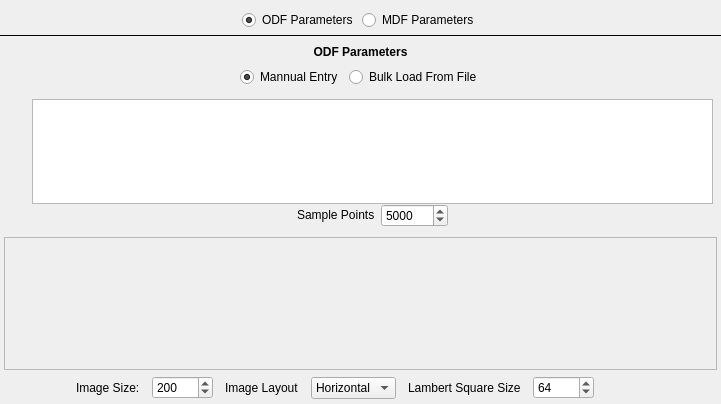
<?xml version="1.0" encoding="UTF-8"?>
<ui version="4.0">
 <class>StatsGenAxisODFWidget</class>
 <widget class="QWidget" name="StatsGenAxisODFWidget">
  <property name="geometry">
   <rect>
    <x>0</x>
    <y>0</y>
    <width>721</width>
    <height>404</height>
   </rect>
  </property>
  <property name="windowTitle">
   <string>Form</string>
  </property>
  <layout class="QGridLayout" name="gridLayout_2">
   <property name="leftMargin">
    <number>0</number>
   </property>
   <property name="topMargin">
    <number>0</number>
   </property>
   <property name="rightMargin">
    <number>0</number>
   </property>
   <property name="bottomMargin">
    <number>0</number>
   </property>
   <property name="spacing">
    <number>4</number>
   </property>
   <item row="1" column="0">
    <layout class="QHBoxLayout" name="horizontalLayout_4">
     <property name="topMargin">
      <number>10</number>
     </property>
     <item>
      <spacer name="horizontalSpacer_5">
       <property name="orientation">
        <enum>Qt::Horizontal</enum>
       </property>
       <property name="sizeHint" stdset="0">
        <size>
         <width>40</width>
         <height>20</height>
        </size>
       </property>
      </spacer>
     </item>
     <item>
      <widget class="QRadioButton" name="m_ODFParametersBtn">
       <property name="text">
        <string>ODF Parameters</string>
       </property>
       <property name="checked">
        <bool>true</bool>
       </property>
      </widget>
     </item>
     <item>
      <widget class="QRadioButton" name="m_MDFParametersBtn">
       <property name="text">
        <string>MDF Parameters</string>
       </property>
      </widget>
     </item>
     <item>
      <spacer name="horizontalSpacer_7">
       <property name="orientation">
        <enum>Qt::Horizontal</enum>
       </property>
       <property name="sizeHint" stdset="0">
        <size>
         <width>40</width>
         <height>20</height>
        </size>
       </property>
      </spacer>
     </item>
    </layout>
   </item>
   <item row="3" column="0" rowspan="2">
    <widget class="QStackedWidget" name="stackedWidget">
     <property name="frameShape">
      <enum>QFrame::NoFrame</enum>
     </property>
     <property name="currentIndex">
      <number>0</number>
     </property>
     <widget class="QWidget" name="page">
      <layout class="QGridLayout" name="gridLayout_5">
       <property name="leftMargin">
        <number>4</number>
       </property>
       <property name="topMargin">
        <number>4</number>
       </property>
       <property name="rightMargin">
        <number>4</number>
       </property>
       <property name="bottomMargin">
        <number>4</number>
       </property>
       <property name="spacing">
        <number>6</number>
       </property>
       <item row="4" column="0" colspan="2">
        <widget class="QScrollArea" name="m_PFScrollArea">
         <property name="sizePolicy">
          <sizepolicy hsizetype="Expanding" vsizetype="Expanding">
           <horstretch>0</horstretch>
           <verstretch>2</verstretch>
          </sizepolicy>
         </property>
         <property name="minimumSize">
          <size>
           <width>0</width>
           <height>0</height>
          </size>
         </property>
         <property name="widgetResizable">
          <bool>true</bool>
         </property>
         <widget class="QWidget" name="scrollAreaWidgetContents">
          <property name="geometry">
           <rect>
            <x>0</x>
            <y>0</y>
            <width>711</width>
            <height>104</height>
           </rect>
          </property>
          <property name="sizePolicy">
           <sizepolicy hsizetype="Preferred" vsizetype="Expanding">
            <horstretch>0</horstretch>
            <verstretch>0</verstretch>
           </sizepolicy>
          </property>
          <property name="maximumSize">
           <size>
            <width>16777215</width>
            <height>16777215</height>
           </size>
          </property>
          <layout class="QHBoxLayout" name="horizontalLayout">
           <property name="spacing">
            <number>4</number>
           </property>
           <property name="leftMargin">
            <number>5</number>
           </property>
           <property name="topMargin">
            <number>5</number>
           </property>
           <property name="rightMargin">
            <number>5</number>
           </property>
           <property name="bottomMargin">
            <number>5</number>
           </property>
           <item>
            <widget class="QLabel" name="m_PoleFigureLabel">
             <property name="sizePolicy">
              <sizepolicy hsizetype="Preferred" vsizetype="Preferred">
               <horstretch>0</horstretch>
               <verstretch>2</verstretch>
              </sizepolicy>
             </property>
             <property name="text">
              <string/>
             </property>
            </widget>
           </item>
          </layout>
         </widget>
        </widget>
       </item>
       <item row="5" column="0" colspan="2">
        <layout class="QGridLayout" name="gridLayout_4">
         <property name="horizontalSpacing">
          <number>12</number>
         </property>
         <item row="0" column="5">
          <widget class="QComboBox" name="imageLayout">
           <property name="currentIndex">
            <number>0</number>
           </property>
           <item>
            <property name="text">
             <string>Horizontal</string>
            </property>
           </item>
           <item>
            <property name="text">
             <string>Vertical</string>
            </property>
           </item>
           <item>
            <property name="text">
             <string>Square</string>
            </property>
           </item>
          </widget>
         </item>
         <item row="0" column="8">
          <spacer name="horizontalSpacer_2">
           <property name="orientation">
            <enum>Qt::Horizontal</enum>
           </property>
           <property name="sizeHint" stdset="0">
            <size>
             <width>40</width>
             <height>20</height>
            </size>
           </property>
          </spacer>
         </item>
         <item row="0" column="0">
          <widget class="SVIconPushButton" name="m_CalculateODFBtn">
           <property name="sizePolicy">
            <sizepolicy hsizetype="Fixed" vsizetype="Fixed">
             <horstretch>0</horstretch>
             <verstretch>0</verstretch>
            </sizepolicy>
           </property>
           <property name="minimumSize">
            <size>
             <width>24</width>
             <height>24</height>
            </size>
           </property>
           <property name="maximumSize">
            <size>
             <width>24</width>
             <height>24</height>
            </size>
           </property>
           <property name="toolTip">
            <string>Refresh Pole Figures</string>
           </property>
           <property name="text">
            <string/>
           </property>
           <property name="icon">
            <iconset resource="../../../../../../ExternalProjects/SIMPL/Resources/SIMPL.qrc">
             <normaloff>:/SIMPL/icons/images/refresh.png</normaloff>:/refresh.png</iconset>
           </property>
           <property name="iconSize">
            <size>
             <width>24</width>
             <height>24</height>
            </size>
           </property>
           <property name="autoDefault">
            <bool>true</bool>
           </property>
           <property name="default">
            <bool>false</bool>
           </property>
           <property name="flat">
            <bool>true</bool>
           </property>
          </widget>
         </item>
         <item row="0" column="2">
          <widget class="QLabel" name="label_5">
           <property name="text">
            <string>Image Size:</string>
           </property>
          </widget>
         </item>
         <item row="0" column="3">
          <widget class="SVSpinBox" name="pfImageSize">
           <property name="toolTip">
            <string>Press the 'Refresh' button after making any edits to this value</string>
           </property>
           <property name="maximum">
            <number>10000</number>
           </property>
           <property name="value">
            <number>200</number>
           </property>
          </widget>
         </item>
         <item row="0" column="4">
          <widget class="QLabel" name="label_8">
           <property name="toolTip">
            <string>Controls the size of the Modified Lambert Square that is used for interpolation of the angular data during the stereographic project generation. You should leave this at the default unless you really understand what you are doing.</string>
           </property>
           <property name="text">
            <string>Image Layout</string>
           </property>
          </widget>
         </item>
         <item row="0" column="6">
          <widget class="QLabel" name="pfLambertLabel">
           <property name="toolTip">
            <string>Controls the size of the Modified Lambert Square that is used for interpolation of the angular data during the stereographic project generation. You should leave this at the default unless you really understand what you are doing.</string>
           </property>
           <property name="text">
            <string>Lambert Square Size</string>
           </property>
          </widget>
         </item>
         <item row="0" column="7">
          <widget class="SVSpinBox" name="pfLambertSize">
           <property name="maximum">
            <number>10000</number>
           </property>
           <property name="value">
            <number>64</number>
           </property>
          </widget>
         </item>
         <item row="0" column="1">
          <widget class="SVIconPushButton" name="savePoleFigureImage">
           <property name="sizePolicy">
            <sizepolicy hsizetype="Fixed" vsizetype="Fixed">
             <horstretch>0</horstretch>
             <verstretch>0</verstretch>
            </sizepolicy>
           </property>
           <property name="minimumSize">
            <size>
             <width>24</width>
             <height>24</height>
            </size>
           </property>
           <property name="maximumSize">
            <size>
             <width>24</width>
             <height>24</height>
            </size>
           </property>
           <property name="toolTip">
            <string>Save Pole Figure</string>
           </property>
           <property name="text">
            <string/>
           </property>
           <property name="icon">
            <iconset resource="../../../../../../ExternalProjects/SIMPL/Resources/SIMPL.qrc">
             <normaloff>:/SIMPL/icons/images/data-transfer-download.png</normaloff>:/data-transfer-download.png</iconset>
           </property>
           <property name="iconSize">
            <size>
             <width>24</width>
             <height>24</height>
            </size>
           </property>
           <property name="flat">
            <bool>true</bool>
           </property>
          </widget>
         </item>
        </layout>
       </item>
       <item row="0" column="0" colspan="2">
        <widget class="QLabel" name="label_2">
         <property name="font">
          <font>
           <weight>75</weight>
           <bold>true</bold>
          </font>
         </property>
         <property name="text">
          <string>ODF Parameters</string>
         </property>
         <property name="alignment">
          <set>Qt::AlignCenter</set>
         </property>
        </widget>
       </item>
       <item row="2" column="0" colspan="2">
        <layout class="QHBoxLayout" name="horizontalLayout_7">
         <property name="leftMargin">
          <number>2</number>
         </property>
         <property name="topMargin">
          <number>2</number>
         </property>
         <property name="rightMargin">
          <number>2</number>
         </property>
         <property name="bottomMargin">
          <number>2</number>
         </property>
         <item>
          <spacer name="horizontalSpacer_6">
           <property name="orientation">
            <enum>Qt::Horizontal</enum>
           </property>
           <property name="sizeHint" stdset="0">
            <size>
             <width>40</width>
             <height>20</height>
            </size>
           </property>
          </spacer>
         </item>
         <item>
          <widget class="QRadioButton" name="m_WeightSpreads">
           <property name="text">
            <string>Mannual Entry</string>
           </property>
           <property name="checked">
            <bool>true</bool>
           </property>
          </widget>
         </item>
         <item>
          <widget class="QRadioButton" name="m_WeightSpreadsBulkLoad">
           <property name="text">
            <string>Bulk Load From File</string>
           </property>
          </widget>
         </item>
         <item>
          <spacer name="horizontalSpacer_9">
           <property name="orientation">
            <enum>Qt::Horizontal</enum>
           </property>
           <property name="sizeHint" stdset="0">
            <size>
             <width>40</width>
             <height>20</height>
            </size>
           </property>
          </spacer>
         </item>
        </layout>
       </item>
       <item row="3" column="0" colspan="2">
        <widget class="QStackedWidget" name="m_WeightSpreadsStackedWidget">
         <property name="sizePolicy">
          <sizepolicy hsizetype="Preferred" vsizetype="Preferred">
           <horstretch>0</horstretch>
           <verstretch>1</verstretch>
          </sizepolicy>
         </property>
         <property name="frameShape">
          <enum>QFrame::NoFrame</enum>
         </property>
         <property name="currentIndex">
          <number>0</number>
         </property>
         <widget class="QWidget" name="weightsSpreadPage">
          <layout class="QGridLayout" name="gridLayout">
           <property name="leftMargin">
            <number>4</number>
           </property>
           <property name="topMargin">
            <number>4</number>
           </property>
           <property name="rightMargin">
            <number>4</number>
           </property>
           <property name="bottomMargin">
            <number>4</number>
           </property>
           <property name="spacing">
            <number>0</number>
           </property>
           <item row="1" column="1">
            <widget class="QTableView" name="m_ODFTableView">
             <property name="sizePolicy">
              <sizepolicy hsizetype="Expanding" vsizetype="Expanding">
               <horstretch>0</horstretch>
               <verstretch>2</verstretch>
              </sizepolicy>
             </property>
             <property name="minimumSize">
              <size>
               <width>0</width>
               <height>0</height>
              </size>
             </property>
             <property name="maximumSize">
              <size>
               <width>16777215</width>
               <height>16777215</height>
              </size>
             </property>
             <property name="toolTip">
              <string>&lt;html&gt;&lt;head/&gt;&lt;body&gt;&lt;p&gt;By default if no custom rows are entered then a completely random ODF will be generated. Adding rows to this table results in those texture values being integrated into the random ODF data.&lt;/p&gt;&lt;/body&gt;&lt;/html&gt;</string>
             </property>
             <attribute name="horizontalHeaderDefaultSectionSize">
              <number>60</number>
             </attribute>
            </widget>
           </item>
           <item row="2" column="1">
            <layout class="QHBoxLayout" name="horizontalLayout_2">
             <property name="spacing">
              <number>6</number>
             </property>
             <property name="topMargin">
              <number>0</number>
             </property>
             <item>
              <spacer name="horizontalSpacer_4">
               <property name="orientation">
                <enum>Qt::Horizontal</enum>
               </property>
               <property name="sizeHint" stdset="0">
                <size>
                 <width>40</width>
                 <height>20</height>
                </size>
               </property>
              </spacer>
             </item>
             <item>
              <widget class="QLabel" name="label_7">
               <property name="sizePolicy">
                <sizepolicy hsizetype="Preferred" vsizetype="Maximum">
                 <horstretch>0</horstretch>
                 <verstretch>0</verstretch>
                </sizepolicy>
               </property>
               <property name="text">
                <string>Sample Points</string>
               </property>
              </widget>
             </item>
             <item>
              <widget class="SVSpinBox" name="pfSamplePoints">
               <property name="sizePolicy">
                <sizepolicy hsizetype="Preferred" vsizetype="Maximum">
                 <horstretch>0</horstretch>
                 <verstretch>0</verstretch>
                </sizepolicy>
               </property>
               <property name="maximum">
                <number>1000000</number>
               </property>
               <property name="value">
                <number>5000</number>
               </property>
              </widget>
             </item>
             <item>
              <spacer name="horizontalSpacer_3">
               <property name="orientation">
                <enum>Qt::Horizontal</enum>
               </property>
               <property name="sizeType">
                <enum>QSizePolicy::Expanding</enum>
               </property>
               <property name="sizeHint" stdset="0">
                <size>
                 <width>40</width>
                 <height>20</height>
                </size>
               </property>
              </spacer>
             </item>
            </layout>
           </item>
           <item row="1" column="0" rowspan="2">
            <layout class="QVBoxLayout" name="verticalLayout">
             <property name="spacing">
              <number>12</number>
             </property>
             <property name="leftMargin">
              <number>0</number>
             </property>
             <item>
              <widget class="SVIconPushButton" name="addODFTextureBtn">
               <property name="sizePolicy">
                <sizepolicy hsizetype="Fixed" vsizetype="Fixed">
                 <horstretch>0</horstretch>
                 <verstretch>0</verstretch>
                </sizepolicy>
               </property>
               <property name="minimumSize">
                <size>
                 <width>24</width>
                 <height>24</height>
                </size>
               </property>
               <property name="maximumSize">
                <size>
                 <width>24</width>
                 <height>24</height>
                </size>
               </property>
               <property name="toolTip">
                <string>Add Weight Value</string>
               </property>
               <property name="text">
                <string/>
               </property>
               <property name="icon">
                <iconset resource="../../../../../../ExternalProjects/SIMPL/Resources/SIMPL.qrc">
                 <normaloff>:/SIMPL/icons/images/add.png</normaloff>:/add.png</iconset>
               </property>
               <property name="iconSize">
                <size>
                 <width>24</width>
                 <height>24</height>
                </size>
               </property>
               <property name="flat">
                <bool>true</bool>
               </property>
              </widget>
             </item>
             <item>
              <widget class="SVIconPushButton" name="deleteODFTextureBtn">
               <property name="sizePolicy">
                <sizepolicy hsizetype="Fixed" vsizetype="Fixed">
                 <horstretch>0</horstretch>
                 <verstretch>0</verstretch>
                </sizepolicy>
               </property>
               <property name="minimumSize">
                <size>
                 <width>24</width>
                 <height>24</height>
                </size>
               </property>
               <property name="maximumSize">
                <size>
                 <width>24</width>
                 <height>24</height>
                </size>
               </property>
               <property name="toolTip">
                <string>Delete Weight Value</string>
               </property>
               <property name="text">
                <string/>
               </property>
               <property name="icon">
                <iconset resource="../../../../../../ExternalProjects/SIMPL/Resources/SIMPL.qrc">
                 <normaloff>:/SIMPL/icons/images/delete_plain.png</normaloff>:/delete_plain.png</iconset>
               </property>
               <property name="iconSize">
                <size>
                 <width>24</width>
                 <height>24</height>
                </size>
               </property>
               <property name="flat">
                <bool>true</bool>
               </property>
              </widget>
             </item>
             <item>
              <spacer name="verticalSpacer">
               <property name="orientation">
                <enum>Qt::Vertical</enum>
               </property>
               <property name="sizeHint" stdset="0">
                <size>
                 <width>20</width>
                 <height>40</height>
                </size>
               </property>
              </spacer>
             </item>
            </layout>
           </item>
          </layout>
         </widget>
         <widget class="QWidget" name="weightSpreadBulkPage">
          <layout class="QGridLayout" name="gridLayout_3">
           <property name="leftMargin">
            <number>4</number>
           </property>
           <property name="topMargin">
            <number>4</number>
           </property>
           <property name="rightMargin">
            <number>4</number>
           </property>
           <property name="bottomMargin">
            <number>4</number>
           </property>
           <property name="spacing">
            <number>5</number>
           </property>
           <item row="2" column="0">
            <widget class="QLabel" name="label_3">
             <property name="text">
              <string>Angle Representation</string>
             </property>
            </widget>
           </item>
           <item row="1" column="0">
            <widget class="QCheckBox" name="anglesInDegrees">
             <property name="text">
              <string>Values are in Degrees</string>
             </property>
            </widget>
           </item>
           <item row="3" column="0">
            <widget class="QLabel" name="label_4">
             <property name="text">
              <string>Value Delimiter</string>
             </property>
            </widget>
           </item>
           <item row="3" column="1">
            <widget class="QComboBox" name="delimiter">
             <item>
              <property name="text">
               <string>Space</string>
              </property>
             </item>
             <item>
              <property name="text">
               <string>Tab</string>
              </property>
             </item>
             <item>
              <property name="text">
               <string>,</string>
              </property>
             </item>
             <item>
              <property name="text">
               <string>;</string>
              </property>
             </item>
            </widget>
           </item>
           <item row="2" column="1">
            <widget class="QComboBox" name="angleRepresentation">
             <item>
              <property name="text">
               <string>Euler</string>
              </property>
             </item>
             <item>
              <property name="text">
               <string>Quaternion</string>
              </property>
             </item>
             <item>
              <property name="text">
               <string>Rodriguez</string>
              </property>
             </item>
            </widget>
           </item>
           <item row="0" column="0" colspan="2">
            <layout class="QHBoxLayout" name="horizontalLayout_3">
             <item>
              <widget class="QLabel" name="label">
               <property name="text">
                <string>Input File:</string>
               </property>
              </widget>
             </item>
             <item>
              <widget class="QtSFSDropLineEdit" name="angleFilePath"/>
             </item>
             <item>
              <widget class="QPushButton" name="selectAnglesFile">
               <property name="sizePolicy">
                <sizepolicy hsizetype="Maximum" vsizetype="Fixed">
                 <horstretch>0</horstretch>
                 <verstretch>0</verstretch>
                </sizepolicy>
               </property>
               <property name="text">
                <string>Select...</string>
               </property>
              </widget>
             </item>
            </layout>
           </item>
           <item row="4" column="0" colspan="2">
            <layout class="QHBoxLayout" name="horizontalLayout_6">
             <property name="topMargin">
              <number>0</number>
             </property>
             <item>
              <spacer name="horizontalSpacer">
               <property name="orientation">
                <enum>Qt::Horizontal</enum>
               </property>
               <property name="sizeHint" stdset="0">
                <size>
                 <width>40</width>
                 <height>20</height>
                </size>
               </property>
              </spacer>
             </item>
             <item>
              <widget class="QPushButton" name="loadODFTextureBtn">
               <property name="text">
                <string>Load Data</string>
               </property>
               <property name="default">
                <bool>true</bool>
               </property>
              </widget>
             </item>
            </layout>
           </item>
           <item row="5" column="0">
            <spacer name="verticalSpacer_2">
             <property name="orientation">
              <enum>Qt::Vertical</enum>
             </property>
             <property name="sizeHint" stdset="0">
              <size>
               <width>20</width>
               <height>40</height>
              </size>
             </property>
            </spacer>
           </item>
          </layout>
         </widget>
        </widget>
       </item>
      </layout>
     </widget>
     <widget class="QWidget" name="page_2">
      <layout class="QGridLayout" name="gridLayout_6">
       <property name="leftMargin">
        <number>4</number>
       </property>
       <property name="topMargin">
        <number>4</number>
       </property>
       <property name="rightMargin">
        <number>4</number>
       </property>
       <property name="bottomMargin">
        <number>4</number>
       </property>
       <property name="spacing">
        <number>4</number>
       </property>
       <item row="0" column="0">
        <widget class="QLabel" name="label_6">
         <property name="font">
          <font>
           <weight>75</weight>
           <bold>true</bold>
          </font>
         </property>
         <property name="text">
          <string>MDF Parameters</string>
         </property>
         <property name="alignment">
          <set>Qt::AlignCenter</set>
         </property>
        </widget>
       </item>
       <item row="1" column="0">
        <widget class="StatsGenMDFWidget" name="m_MDFWidget" native="true">
         <property name="sizePolicy">
          <sizepolicy hsizetype="Expanding" vsizetype="Expanding">
           <horstretch>0</horstretch>
           <verstretch>0</verstretch>
          </sizepolicy>
         </property>
         <property name="minimumSize">
          <size>
           <width>60</width>
           <height>0</height>
          </size>
         </property>
        </widget>
       </item>
      </layout>
     </widget>
    </widget>
   </item>
   <item row="2" column="0">
    <widget class="Line" name="horizontalLine">
     <property name="frameShadow">
      <enum>QFrame::Plain</enum>
     </property>
     <property name="orientation">
      <enum>Qt::Horizontal</enum>
     </property>
    </widget>
   </item>
  </layout>
 </widget>
 <customwidgets>
  <customwidget>
   <class>SVIconPushButton</class>
   <extends>QPushButton</extends>
   <header location="global">SVControlWidgets.h</header>
  </customwidget>
  <customwidget>
   <class>SVSpinBox</class>
   <extends>QSpinBox</extends>
   <header location="global">SVControlWidgets.h</header>
  </customwidget>
  <customwidget>
   <class>QtSFSDropLineEdit</class>
   <extends>QLineEdit</extends>
   <header location="global">QtSFSDropLineEdit.h</header>
  </customwidget>
  <customwidget>
   <class>StatsGenMDFWidget</class>
   <extends>QWidget</extends>
   <header location="global">StatsGenMDFWidget.h</header>
   <container>1</container>
  </customwidget>
 </customwidgets>
 <resources>
  <include location="../../../../../../ExternalProjects/SIMPL/Resources/SIMPL.qrc"/>
 </resources>
 <connections/>
</ui>
